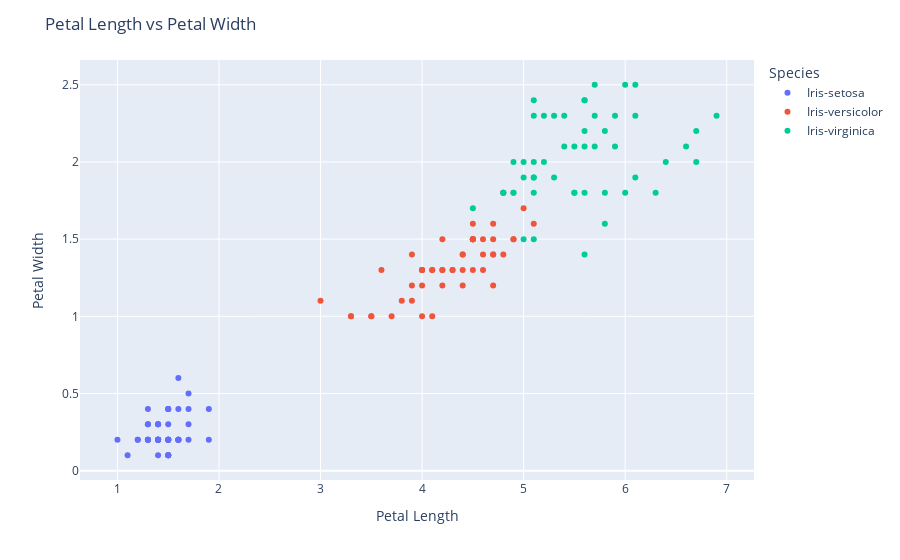

Source (notebook cell):
### Code cell
fig = px.scatter(df, x="PetalLengthCm", y="PetalWidthCm", color="Species")
fig.update_layout(title="Petal Length vs Petal Width", xaxis_title="Petal Length", yaxis_title="Petal Width")
fig.show()

### Figure 1 — Plotly figure (JSON) as saved in the notebook; plotly's stock layout.template omitted (floating-point values rounded to 4 significant figures)
{"data": [{"hovertemplate": "Species=Iris-setosa<br>PetalLengthCm=%{x}<br>PetalWidthCm=%{y}<extra></extra>", "legendgroup": "Iris-setosa", "marker": {"color": "#636efa", "symbol": "circle"}, "mode": "markers", "name": "Iris-setosa", "orientation": "v", "showlegend": true, "type": "scatter", "x": [1.4, 1.4, 1.3, 1.5, 1.4, 1.7, 1.4, 1.5, 1.4, 1.5, 1.5, 1.6, 1.4, 1.1, 1.2, 1.5, 1.3, 1.4, 1.7, 1.5, 1.7, 1.5, 1.0, 1.7, 1.9, 1.6, 1.6, 1.5, 1.4, 1.6, 1.6, 1.5, 1.5, 1.4, 1.5, 1.2, 1.3, 1.5, 1.3, 1.5, 1.3, 1.3, 1.3, 1.6, 1.9, 1.4, 1.6, 1.4, 1.5, 1.4], "xaxis": "x", "y": [0.2, 0.2, 0.2, 0.2, 0.2, 0.4, 0.3, 0.2, 0.2, 0.1, 0.2, 0.2, 0.1, 0.1, 0.2, 0.4, 0.4, 0.3, 0.3, 0.3, 0.2, 0.4, 0.2, 0.5, 0.2, 0.2, 0.4, 0.2, 0.2, 0.2, 0.2, 0.4, 0.1, 0.2, 0.1, 0.2, 0.2, 0.1, 0.2, 0.2, 0.3, 0.3, 0.2, 0.6, 0.4, 0.3, 0.2, 0.2, 0.2, 0.2], "yaxis": "y"}, {"hovertemplate": "Species=Iris-versicolor<br>PetalLengthCm=%{x}<br>PetalWidthCm=%{y}<extra></extra>", "legendgroup": "Iris-versicolor", "marker": {"color": "#EF553B", "symbol": "circle"}, "mode": "markers", "name": "Iris-versicolor", "orientation": "v", "showlegend": true, "type": "scatter", "x": [4.7, 4.5, 4.9, 4.0, 4.6, 4.5, 4.7, 3.3, 4.6, 3.9, 3.5, 4.2, 4.0, 4.7, 3.6, 4.4, 4.5, 4.1, 4.5, 3.9, 4.8, 4.0, 4.9, 4.7, 4.3, 4.4, 4.8, 5.0, 4.5, 3.5, 3.8, 3.7, 3.9, 5.1, 4.5, 4.5, 4.7, 4.4, 4.1, 4.0, 4.4, 4.6, 4.0, 3.3, 4.2, 4.2, 4.2, 4.3, 3.0, 4.1], "xaxis": "x", "y": [1.4, 1.5, 1.5, 1.3, 1.5, 1.3, 1.6, 1.0, 1.3, 1.4, 1.0, 1.5, 1.0, 1.4, 1.3, 1.4, 1.5, 1.0, 1.5, 1.1, 1.8, 1.3, 1.5, 1.2, 1.3, 1.4, 1.4, 1.7, 1.5, 1.0, 1.1, 1.0, 1.2, 1.6, 1.5, 1.6, 1.5, 1.3, 1.3, 1.3, 1.2, 1.4, 1.2, 1.0, 1.3, 1.2, 1.3, 1.3, 1.1, 1.3], "yaxis": "y"}, {"hovertemplate": "Species=Iris-virginica<br>PetalLengthCm=%{x}<br>PetalWidthCm=%{y}<extra></extra>", "legendgroup": "Iris-virginica", "marker": {"color": "#00cc96", "symbol": "circle"}, "mode": "markers", "name": "Iris-virginica", "orientation": "v", "showlegend": true, "type": "scatter", "x": [6.0, 5.1, 5.9, 5.6, 5.8, 6.6, 4.5, 6.3, 5.8, 6.1, 5.1, 5.3, 5.5, 5.0, 5.1, 5.3, 5.5, 6.7, 6.9, 5.0, 5.7, 4.9, 6.7, 4.9, 5.7, 6.0, 4.8, 4.9, 5.6, 5.8, 6.1, 6.4, 5.6, 5.1, 5.6, 6.1, 5.6, 5.5, 4.8, 5.4, 5.6, 5.1, 5.1, 5.9, 5.7, 5.2, 5.0, 5.2, 5.4, 5.1], "xaxis": "x", "y": [2.5, 1.9, 2.1, 1.8, 2.2, 2.1, 1.7, 1.8, 1.8, 2.5, 2.0, 1.9, 2.1, 2.0, 2.4, 2.3, 1.8, 2.2, 2.3, 1.5, 2.3, 2.0, 2.0, 1.8, 2.1, 1.8, 1.8, 1.8, 2.1, 1.6, 1.9, 2.0, 2.2, 1.5, 1.4, 2.3, 2.4, 1.8, 1.8, 2.1, 2.4, 2.3, 1.9, 2.3, 2.5, 2.3, 1.9, 2.0, 2.3, 1.8], "yaxis": "y"}], "layout": {"legend": {"title": {"text": "Species"}, "tracegroupgap": 0}, "margin": {"t": 60}, "title": {"text": "Petal Length vs Petal Width"}, "xaxis": {"anchor": "y", "domain": [0, 1], "title": {"text": "Petal Length"}}, "yaxis": {"anchor": "x", "domain": [0, 1], "title": {"text": "Petal Width"}}}}
